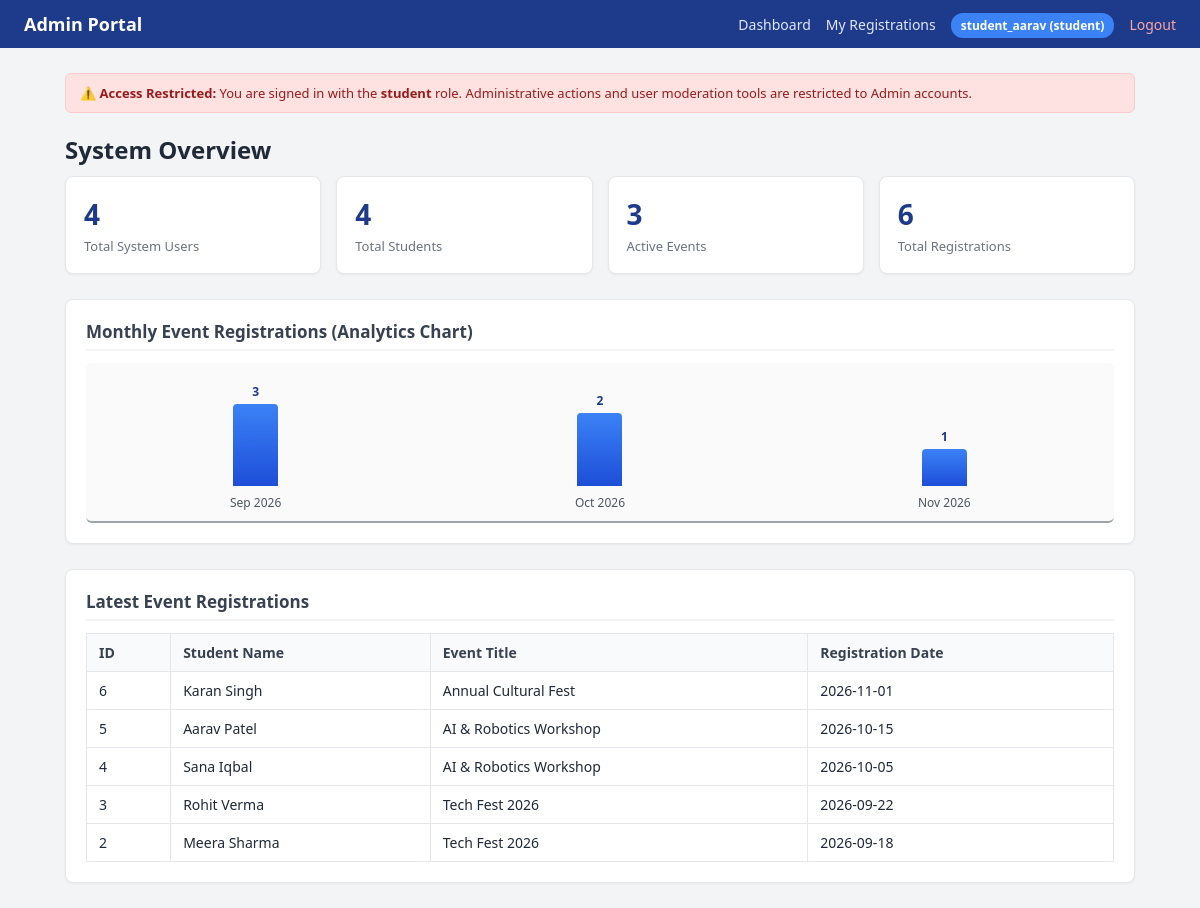
Screenshot of /index.php (signed in) with the database file from the repository.
### tables this page shows
CREATE TABLE registrations (
    id INT AUTO_INCREMENT PRIMARY KEY,
    student_name VARCHAR(100) NOT NULL,
    event_title VARCHAR(100) NOT NULL,
    registered_at DATE NOT NULL
);

### index.php (the view, shortened to what this page needs)
<?php
require_once __DIR__ . '/db.php';
$current_user = $_SESSION['user'];
$current_role = $_SESSION['role'] ?? 'student';
$menu = ($current_role === 'admin')
    ? ['Dashboard' => '#top', 'Users' => '#users-sec', 'Registrations' => '#reg-sec', 'Analytics' => '#chart-sec', 'Audit Logs' => '#audit-sec']
    : ['Dashboard' => '#top', 'My Registrations' => '#reg-sec'];
$user_count = $conn->query("SELECT COUNT(*) AS c FROM users")->fetch_assoc()['c'] ?? 0;
$student_count = $conn->query("SELECT COUNT(*) AS c FROM students")->fetch_assoc()['c'] ?? 0;
$event_count = $conn->query("SELECT COUNT(*) AS c FROM events")->fetch_assoc()['c'] ?? 0;
$reg_count = $conn->query("SELECT COUNT(*) AS c FROM registrations")->fetch_assoc()['c'] ?? 0;
$latest_regs = $conn->query("SELECT * FROM registrations ORDER BY id DESC LIMIT 5");
$monthly_chart = $conn->query("SELECT DATE_FORMAT(registered_at, '%b %Y') as month, COUNT(*) as count FROM registrations GROUP BY month ORDER BY MIN(registered_at) ASC");
$max_monthly = 1;
$chart_data = [];
while ($m = $monthly_chart->fetch_assoc()) {
    $chart_data[] = $m;
    if ($m['count'] > $max_monthly) {
        $max_monthly = $m['count'];
    }
}
?>
<!DOCTYPE html>
<html lang="en">
<head>
    <link rel="stylesheet" href="style.css">
</head>
<body id="top">
    <header class="navbar">
        <div class="nav-brand">Admin Portal</div>
        <ul class="nav-menu">
            <?php foreach ($menu as $label => $link): ?>
                <li><a href="<?= $link ?>"><?= $label ?></a></li>
            <?php endforeach; ?>
            <li>
                <span class="user-badge"><?= htmlspecialchars($current_user) ?> (<?= htmlspecialchars($current_role) ?>)</span>
            </li>
            <li><a href="logout.php" style="color: #fca5a5;">Logout</a></li>
        </ul>
    </header>
    <div class="container">
        <?php if ($current_role !== 'admin'): ?>
            <div class="alert alert-danger" style="margin-top: 15px;">
                ⚠️ <strong>Access Restricted:</strong> You are signed in with the <strong><?= htmlspecialchars($current_role) ?></strong> role. Administrative actions and user moderation tools are restricted to Admin accounts.
            </div>
        <?php endif; ?>
        <h2 style="margin: 20px 0 10px;">System Overview</h2>
        <div class="stats-grid">
            <div class="stat-card">
                <div class="val"><?= $user_count ?></div>
                <div class="label">Total System Users</div>
            </div>
            <div class="stat-card">
                <div class="val"><?= $student_count ?></div>
                <div class="label">Total Students</div>
            </div>
            <div class="stat-card">
                <div class="val"><?= $event_count ?></div>
                <div class="label">Active Events</div>
            </div>
            <div class="stat-card">
                <div class="val"><?= $reg_count ?></div>
                <div class="label">Total Registrations</div>
            </div>
        </div>
        <div class="card" id="chart-sec">
            <h2>Monthly Event Registrations (Analytics Chart)</h2>
            <div class="chart-container">
                <?php foreach ($chart_data as $point): ?>
                    <?php $bar_height = max(15, round(($point['count'] / $max_monthly) * 110)); ?>
                    <div class="chart-col">
                        <div class="chart-val"><?= $point['count'] ?></div>
                        <div class="chart-bar" style="height: <?= $bar_height ?>px;"></div>
                        <div class="chart-label"><?= $point['month'] ?></div>
                    </div>
                <?php endforeach; ?>
            </div>
        </div>
        <div class="card" id="reg-sec">
            <h2>Latest Event Registrations</h2>
            <table>
                <thead>
                    <tr>
                        <th>ID</th>
                        <th>Student Name</th>
                        <th>Event Title</th>
                        <th>Registration Date</th>
                    </tr>
                </thead>
                <tbody>
                    <?php while ($reg = $latest_regs->fetch_assoc()): ?>
                        <tr>
                            <td><?= $reg['id'] ?></td>
                            <td><?= htmlspecialchars($reg['student_name']) ?></td>
                            <td><?= htmlspecialchars($reg['event_title']) ?></td>
                            <td><?= htmlspecialchars($reg['registered_at']) ?></td>
                        </tr>
                    <?php endwhile; ?>
                </tbody>
            </table>
        </div>
    </div>
</body>
</html>

### style.css (style rules this page uses)
* { box-sizing: border-box; margin: 0; padding: 0; }
body { font-family: 'Segoe UI', Tahoma, Geneva, Verdana, sans-serif; background-color: #f3f4f6; color: #1f2937; }
.container { max-width: 1100px; margin: 25px auto; padding: 0 15px; }
.navbar { background: #1e3a8a; color: #fff; padding: 12px 24px; display: flex; justify-content: space-between; align-items: center; flex-wrap: wrap; gap: 10px; }
.nav-brand { font-size: 18px; font-weight: 700; }
.nav-menu { display: flex; gap: 15px; list-style: none; align-items: center; }
.nav-menu a { color: #e0e7ff; text-decoration: none; font-size: 14px; font-weight: 500; }
.user-badge { background: #3b82f6; padding: 4px 10px; border-radius: 12px; font-size: 12px; font-weight: 600; }
.stats-grid { display: grid; grid-template-columns: repeat(auto-fit, minmax(220px, 1fr)); gap: 15px; margin-bottom: 25px; }
.stat-card { background: #ffffff; border: 1px solid #e5e7eb; border-radius: 8px; padding: 18px; box-shadow: 0 1px 3px rgba(0,0,0,0.05); }
.stat-card .val { font-size: 28px; font-weight: 700; color: #1e3a8a; }
.stat-card .label { font-size: 13px; color: #6b7280; margin-top: 4px; }
.card { background: #ffffff; border: 1px solid #e5e7eb; border-radius: 8px; padding: 20px; margin-bottom: 25px; box-shadow: 0 1px 3px rgba(0,0,0,0.05); }
.card h2 { font-size: 17px; color: #374151; margin-bottom: 12px; border-bottom: 2px solid #f3f4f6; padding-bottom: 6px; }
table { width: 100%; border-collapse: collapse; font-size: 14px; margin-top: 8px; }
th, td { padding: 9px 12px; border: 1px solid #e5e7eb; text-align: left; }
th { background-color: #f9fafb; font-weight: 600; color: #374151; }
.chart-container { display: flex; align-items: flex-end; gap: 25px; height: 160px; padding: 20px 10px 10px; border-bottom: 2px solid #9ca3af; background: #fafafa; border-radius: 6px; }
.chart-col { display: flex; flex-direction: column; align-items: center; flex: 1; height: 100%; justify-content: flex-end; }
.chart-bar { width: 45px; background: linear-gradient(180deg, #3b82f6, #1d4ed8); border-radius: 4px 4px 0 0; transition: height 0.3s ease; min-height: 5px; }
.chart-val { font-size: 12px; font-weight: bold; color: #1e3a8a; margin-bottom: 4px; }
.chart-label { font-size: 12px; color: #4b5563; margin-top: 8px; font-weight: 500; }
.alert { padding: 10px 14px; border-radius: 6px; margin-bottom: 18px; font-size: 13px; font-weight: 500; }
.alert-danger { background: #fee2e2; color: #991b1b; border: 1px solid #fecaca; }

### rows the page displays
registrations: id "6", student_name "Karan Singh", event_title "Annual Cultural Fest", registered_at "2026-11-01"
registrations: id "5", student_name "Aarav Patel", event_title "AI & Robotics Workshop", registered_at "2026-10-15"
registrations: id "4", student_name "Sana Iqbal", event_title "AI & Robotics Workshop", registered_at "2026-10-05"
registrations: id "3", student_name "Rohit Verma", event_title "Tech Fest 2026", registered_at "2026-09-22"
registrations: id "2", student_name "Meera Sharma", event_title "Tech Fest 2026", registered_at "2026-09-18"

### other values shown
$label "Dashboard"
$label "My Registrations"
$current_user "student_aarav"
$current_role "student"
$user_count "4"
$student_count "4"
$event_count "3"
$reg_count "6"
$point['count'] "3"
$point['month'] "Sep 2026"
$point['count'] "2"
$point['month'] "Oct 2026"
$point['count'] "1"
$point['month'] "Nov 2026"
